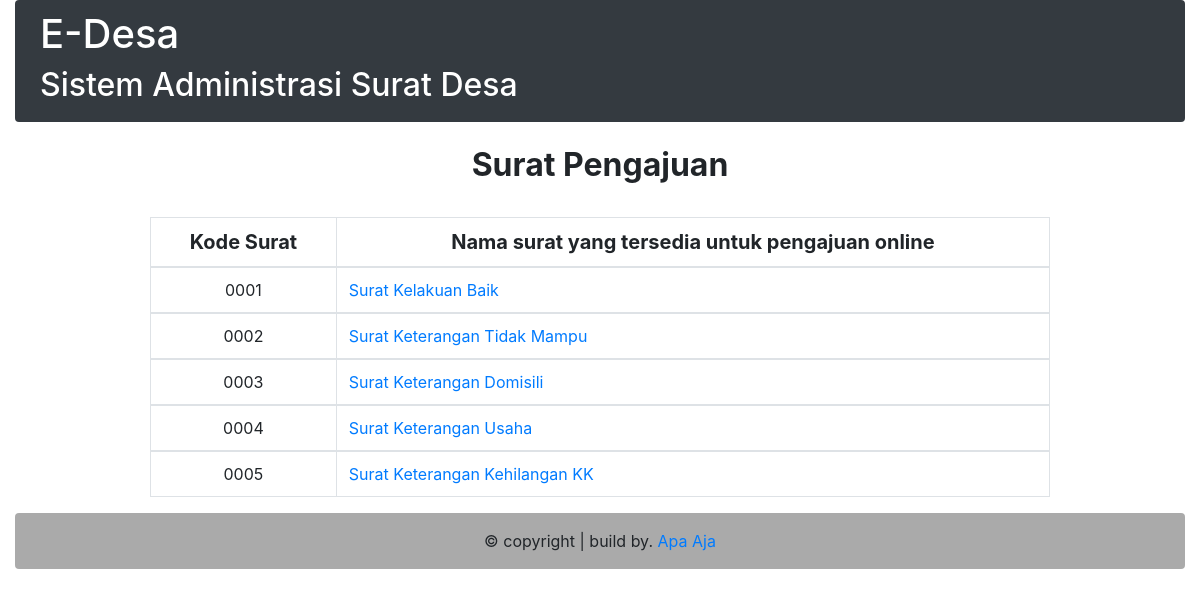
/index.php/c_surat/pengajuan_offline, run on the app's committed database.
### tables this page shows
CREATE TABLE `surat` (
  `kode_surat` varchar(4) NOT NULL,
  `nama_surat` varchar(30) NOT NULL
);

### application/controllers/c_surat.php (called while the page is built, shortened)
<?php
class c_surat extends CI_Controller {
	function __construct() {
			$this->load->model('m_user');
		}
		public function pengajuan_offline(){
			$data = array(
					'head'=>'v_header',
					'foot'=>'v_footer',
					'navbar'=>'v_navbar',
					'surat' => $this->m_user->surat_fasilitas_offline()
				);
			$this->load->view('surat/admin/pengajuan-offline/v_fasilitas',$data);
		}
}
?>

### index.php (called while the page is built, shortened)
<?php
require_once BASEPATH.'core/CodeIgniter.php';

### application/models/m_user.php (called while the page is built, shortened)
 <?php
	class M_user extends CI_Model {
		public function surat_fasilitas_offline() {
			$query = $this->db->select("*")
					-> from ('surat')
					-> get();
				return $query->result();
		}
	}
?>

### application/views/surat/admin/pengajuan-offline/v_fasilitas.php (the view, shortened to what this page needs)
<html lang="en">
  <head>
    <link rel="stylesheet" type="text/css" href="<?php echo base_url().'assets/css/style_user.css' ?>">
    <link rel="stylesheet" href="https://stackpath.bootstrapcdn.com/bootstrap/4.3.1/css/bootstrap.min.css">
  </head>
  <body>
    <div class="container-fluid">
    <div class="container" id="isi">
      <div class="row">
        <div class="col-sm-12">
          <div class="judul">
            <br>
            <h2 align="center"> <strong> Surat Pengajuan </strong> </h2>
            <br>
          </div>
          <div class="list">
          <form>
              <table class="table table-bordered" align="center" style="width: 900px;">
                  <thead>
                      <tr style="text-align: center; font-size: 20px;">
                      <th>Kode Surat </th>
                      <th>Nama surat yang tersedia untuk pengajuan online</th>
                      </tr>
                  </thead>
                     <?php foreach ($surat as $tampilkan) {
                     ?>
                  <tbody>
                      <tr>
                        <td style="text-align: center;"> <?php echo $tampilkan->kode_surat ?> </td>
                        <td>
                          <a href="<?php echo base_url().'c_surat/surat/'.$tampilkan->kode_surat; ?>">
                            <?php echo $tampilkan->nama_surat ?>
                          </a>
                       </td>
                      </tr>
                  </tbody>
                  <?php
                    };
                  ?>
              </table>
          </form>
          </div>
        </div>
      </div>
    </div>
   </div>
  </body>
</html>

### assets/css/style_user.css (style rules this page uses)
html { position: relative; font-size: 1rem; }

### data on the page
surat: kode_surat "0001", nama_surat "Surat Kelakuan Baik"
surat: kode_surat "0002", nama_surat "Surat Keterangan Tidak Mampu"
surat: kode_surat "0003", nama_surat "Surat Keterangan Domisili"
surat: kode_surat "0004", nama_surat "Surat Keterangan Usaha"
surat: kode_surat "0005", nama_surat "Surat Keterangan Kehilangan KK"
